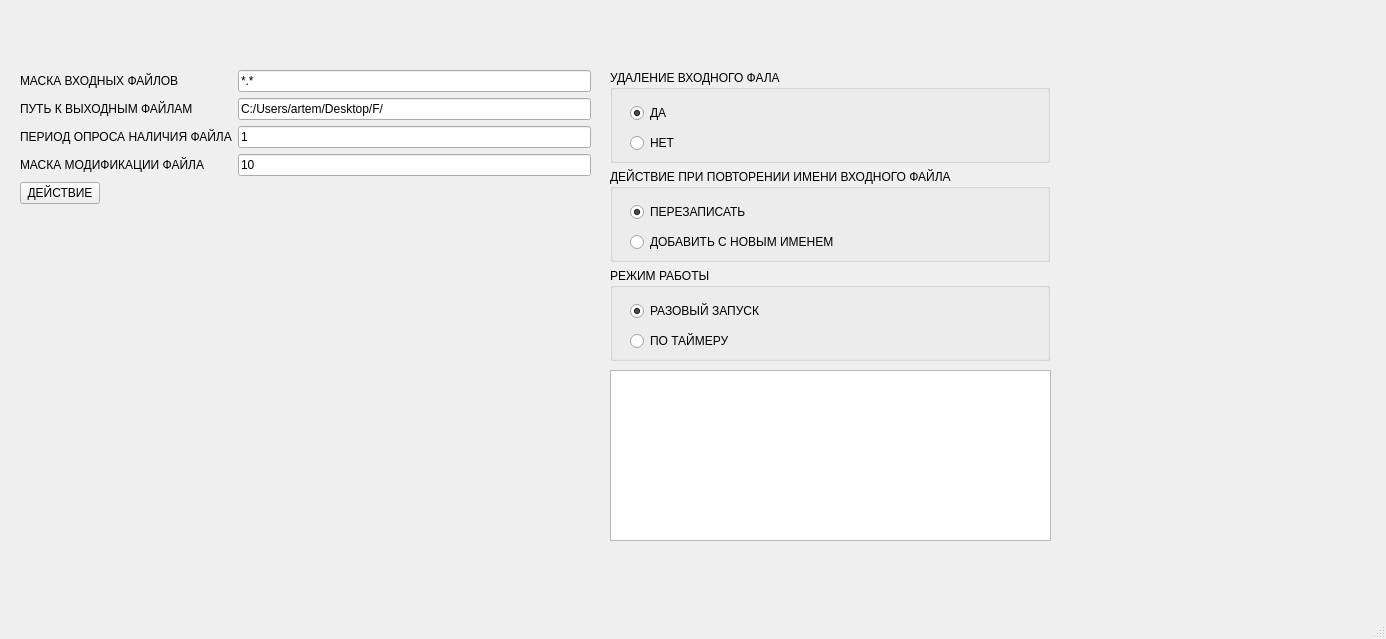
<?xml version="1.0" encoding="UTF-8"?>
<ui version="4.0">
 <class>MainWindow</class>
 <widget class="QMainWindow" name="MainWindow">
  <property name="geometry">
   <rect>
    <x>0</x>
    <y>0</y>
    <width>1386</width>
    <height>639</height>
   </rect>
  </property>
  <property name="windowTitle">
   <string>MainWindow</string>
  </property>
  <widget class="QWidget" name="centralwidget">
   <widget class="QWidget" name="verticalLayoutWidget">
    <property name="geometry">
     <rect>
      <x>20</x>
      <y>70</y>
      <width>571</width>
      <height>351</height>
     </rect>
    </property>
    <layout class="QVBoxLayout" name="verticalLayout_3">
     <item>
      <layout class="QFormLayout" name="formLayout_4">
       <item row="0" column="0">
        <widget class="QLabel" name="label_3">
         <property name="text">
          <string>МАСКА ВХОДНЫХ ФАЙЛОВ</string>
         </property>
        </widget>
       </item>
       <item row="0" column="1">
        <widget class="QLineEdit" name="lineEdit_1">
         <property name="text">
          <string>*.*</string>
         </property>
        </widget>
       </item>
       <item row="1" column="0">
        <widget class="QLabel" name="label">
         <property name="text">
          <string>ПУТЬ К ВЫХОДНЫМ ФАЙЛАМ </string>
         </property>
        </widget>
       </item>
       <item row="1" column="1">
        <widget class="QLineEdit" name="lineEdit_2">
         <property name="text">
          <string>C:/Users/artem/Desktop/F/</string>
         </property>
        </widget>
       </item>
       <item row="2" column="0">
        <widget class="QLabel" name="label_2">
         <property name="text">
          <string>ПЕРИОД ОПРОСА НАЛИЧИЯ ФАЙЛА</string>
         </property>
        </widget>
       </item>
       <item row="2" column="1">
        <widget class="QLineEdit" name="lineEdit_3">
         <property name="text">
          <string>1</string>
         </property>
        </widget>
       </item>
       <item row="3" column="0">
        <widget class="QLabel" name="label_4">
         <property name="text">
          <string>МАСКА МОДИФИКАЦИИ ФАЙЛА</string>
         </property>
        </widget>
       </item>
       <item row="3" column="1">
        <widget class="QLineEdit" name="lineEdit_4">
         <property name="text">
          <string>10</string>
         </property>
        </widget>
       </item>
       <item row="4" column="0">
        <widget class="QPushButton" name="pushButton">
         <property name="text">
          <string>ДЕЙСТВИЕ</string>
         </property>
        </widget>
       </item>
      </layout>
     </item>
    </layout>
   </widget>
   <widget class="QWidget" name="verticalLayoutWidget_2">
    <property name="geometry">
     <rect>
      <x>610</x>
      <y>70</y>
      <width>440</width>
      <height>291</height>
     </rect>
    </property>
    <layout class="QVBoxLayout" name="verticalLayout_4">
     <item>
      <widget class="QGroupBox" name="groupBox_1">
       <property name="title">
        <string>УДАЛЕНИЕ ВХОДНОГО ФАЛА</string>
       </property>
       <widget class="QRadioButton" name="radioButton_1_1">
        <property name="geometry">
         <rect>
          <x>20</x>
          <y>30</y>
          <width>112</width>
          <height>26</height>
         </rect>
        </property>
        <property name="text">
         <string>ДА</string>
        </property>
        <property name="checked">
         <bool>true</bool>
        </property>
       </widget>
       <widget class="QRadioButton" name="radioButton_1_2">
        <property name="geometry">
         <rect>
          <x>20</x>
          <y>60</y>
          <width>112</width>
          <height>26</height>
         </rect>
        </property>
        <property name="text">
         <string>НЕТ</string>
        </property>
       </widget>
      </widget>
     </item>
     <item>
      <widget class="QGroupBox" name="groupBox_2">
       <property name="title">
        <string>ДЕЙСТВИЕ ПРИ ПОВТОРЕНИИ ИМЕНИ ВХОДНОГО ФАЙЛА</string>
       </property>
       <widget class="QRadioButton" name="radioButton_2_1">
        <property name="geometry">
         <rect>
          <x>20</x>
          <y>30</y>
          <width>565</width>
          <height>26</height>
         </rect>
        </property>
        <property name="text">
         <string>ПЕРЕЗАПИСАТЬ</string>
        </property>
        <property name="checked">
         <bool>true</bool>
        </property>
       </widget>
       <widget class="QRadioButton" name="radioButton_2_2">
        <property name="geometry">
         <rect>
          <x>20</x>
          <y>60</y>
          <width>565</width>
          <height>26</height>
         </rect>
        </property>
        <property name="text">
         <string>ДОБАВИТЬ С НОВЫМ ИМЕНЕМ</string>
        </property>
       </widget>
      </widget>
     </item>
     <item>
      <widget class="QGroupBox" name="groupBox_3">
       <property name="title">
        <string>РЕЖИМ РАБОТЫ</string>
       </property>
       <widget class="QRadioButton" name="radioButton_3_1">
        <property name="geometry">
         <rect>
          <x>20</x>
          <y>30</y>
          <width>158</width>
          <height>26</height>
         </rect>
        </property>
        <property name="text">
         <string>РАЗОВЫЙ ЗАПУСК</string>
        </property>
        <property name="checked">
         <bool>true</bool>
        </property>
       </widget>
       <widget class="QRadioButton" name="radioButton_3_2">
        <property name="geometry">
         <rect>
          <x>20</x>
          <y>60</y>
          <width>122</width>
          <height>26</height>
         </rect>
        </property>
        <property name="text">
         <string>ПО ТАЙМЕРУ</string>
        </property>
       </widget>
      </widget>
     </item>
    </layout>
   </widget>
   <widget class="QWidget" name="verticalLayoutWidget_3">
    <property name="geometry">
     <rect>
      <x>610</x>
      <y>370</y>
      <width>441</width>
      <height>171</height>
     </rect>
    </property>
    <layout class="QVBoxLayout" name="verticalLayout_5">
     <item>
      <widget class="QTextEdit" name="textEdit"/>
     </item>
    </layout>
   </widget>
  </widget>
  <widget class="QMenuBar" name="menubar">
   <property name="geometry">
    <rect>
     <x>0</x>
     <y>0</y>
     <width>1386</width>
     <height>25</height>
    </rect>
   </property>
  </widget>
  <widget class="QStatusBar" name="statusbar"/>
 </widget>
 <resources/>
 <connections/>
</ui>
